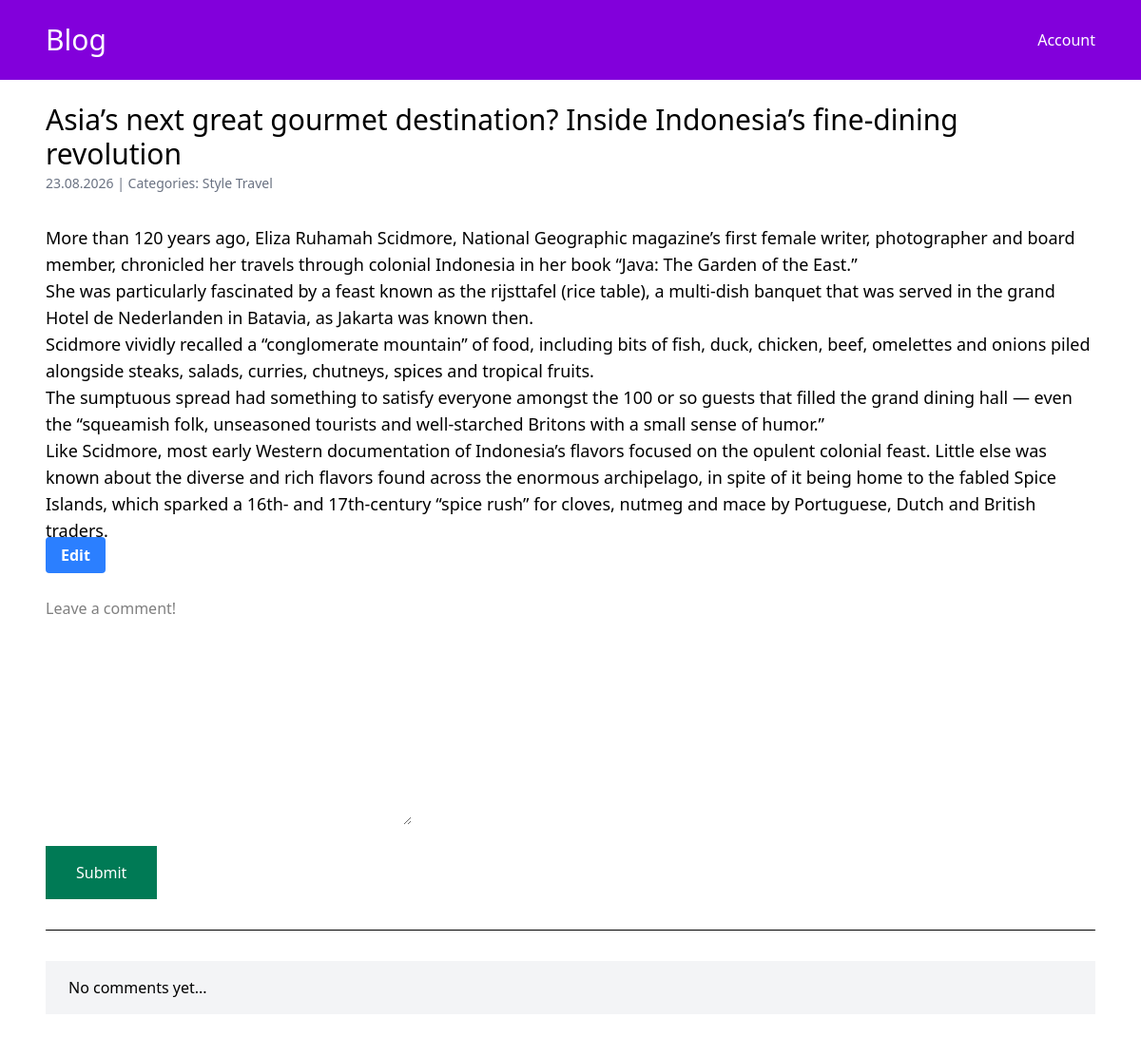
Page /post/asias-next-great-gourmet-destination-inside-indone/ on the committed database.
### blog/models.py (models this page shows, shortened)
class Post(models.Model):
    title = models.CharField(max_length=255)
    slug = models.SlugField()
    content = models.TextField()
    created_on = models.DateTimeField(auto_now_add=True)
    updated_on = models.DateTimeField(auto_now=True)
    categories = models.ManyToManyField("Category", related_name="posts")
    class Meta:
        ordering = ['-created_on']

class Category(models.Model):
    name = models.CharField(max_length=255)
    class Meta:
        verbose_name_plural = "categories"

### blog/views.py (the view)
# urls.py: path('post/<slug:slug>/', views.blog_detail, name='blog_detail'),
def blog_detail(request, slug):
    post = get_object_or_404(Post, slug=slug)
    form = CommentForm()
    if request.method == "POST":
        form = CommentForm(request.POST)
        if form.is_valid():
            comment=form.save(commit=False)
            comment.post=post
            comment.save()
            return redirect('blog_detail', slug=slug)
    else:
        form = CommentForm()
    comments = Comment.objects.filter(post=post)
    context = {
        'post': post,
        'comments': comments,
        'form': form,
    }
    return render(request, 'blog/detail.html', context)

### blog/forms.py
class CommentForm(forms.ModelForm):
    class Meta:
        model = Comment
        fields = ['body']
    body = forms.CharField(
        widget=forms.Textarea(
            attrs={"class": "form-control", "placeholder": "Leave a comment!"}
        )
    )

### blog/templates/blog/detail.html (shortened to what this page needs)
{% extends 'blog/base.html' %}
{% block content %}
    <h1 class="text-3xl">{{ post.title }}</h1>
    <span class="text-sm text-gray-500">{{ post.created_on|date:'d.m.Y' }} |
        Categories: {% for category in post.categories.all %}
            <a href="{% url 'blog_category' category.name %}">
                {{ category.name }}
            </a>
        {% endfor %}
    </span>
    <div class="mt-8 text-lg">
        {{ post.content | linebreaks }}
    </div>
<a class="bg-blue-500 hover:bg-blue-700 text-white font-bold py-2 px-4 rounded" href="{% url 'blog_edit' post.slug %}">Edit</a>
    <div class="mt-8">
        <form method="post" action="." class="space-y-4">
            <div>
                {{ form.body }}
            </div>
            <button type="submit" class="py-4 px-8 bg-emerald-700 text-white">Submit</button>
        </form>
        <hr class="my-8">
        <div class="space-y-4">
            {% for comment in comments %}
                <div class="py-4 px-6 bg-gray-100">
                    <h3 class="font-bold">{{ comment.name }} @ {{ comment.created_on|timesince }} ago </h3>
                    <p>{{ comment.body }}</p>
                </div>
            {% empty %}
                <div class="py-4 px-6 bg-gray-100">
                    <p>No comments yet...</p>
                </div>
            {% endfor %}
        </div>
    </div>
{% endblock content %}

### rows in the picture
Post: title "Asia’s next great gourmet destination? Inside Indonesia’s fine-dining revolution", created_on "23.08.2026", content "More than 120 years ago, Eliza Ruhamah Scidmore, National Geographic magazine’s first female writer, photographer and board member, chronicled her travels through colonial Indonesia in her book “Java: The Garden of the East.” She was particularly fascinated by a feast known as the rijsttafel (rice table), a multi-dish banquet that was served in the grand Hotel de Nederlanden in Batavia, as Jakarta was known then. Scidmore vividly recalled a “conglomerate mountain” of food, including bits of fish, duck, chicken, beef, omelettes and onions piled alongside steaks, salads, curries, chutneys, spices and tropical fruits. The sumptuous spread had something to satisfy everyone amongst the 100 or so…"
Category: name "Style"
Category: name "Travel"
